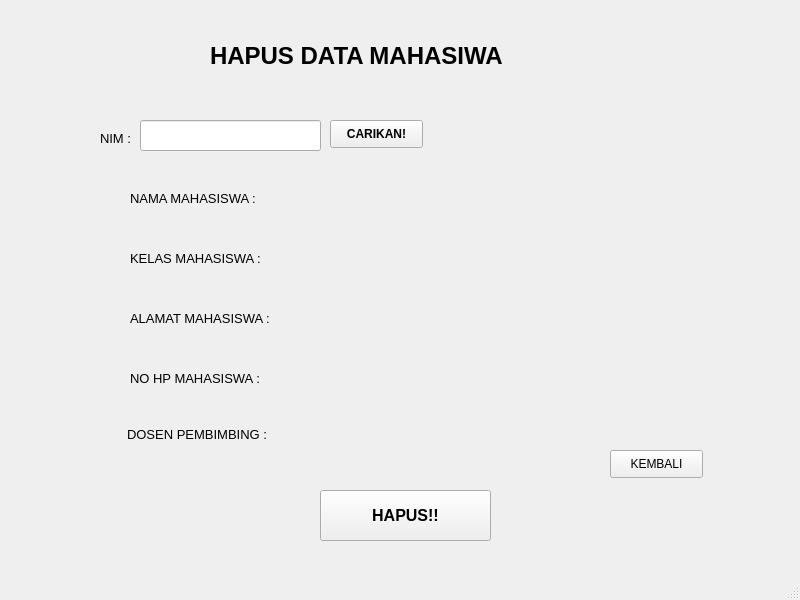
<?xml version="1.0" encoding="UTF-8"?>
<ui version="4.0">
 <class>MainWindow</class>
 <widget class="QMainWindow" name="MainWindow">
  <property name="geometry">
   <rect>
    <x>0</x>
    <y>0</y>
    <width>800</width>
    <height>600</height>
   </rect>
  </property>
  <property name="windowTitle">
   <string>MainWindow</string>
  </property>
  <widget class="QWidget" name="centralwidget">
   <widget class="QLineEdit" name="lineEdit_nim">
    <property name="geometry">
     <rect>
      <x>140</x>
      <y>120</y>
      <width>181</width>
      <height>31</height>
     </rect>
    </property>
    <property name="font">
     <font>
      <pointsize>10</pointsize>
      <weight>75</weight>
      <bold>true</bold>
     </font>
    </property>
    <property name="text">
     <string/>
    </property>
   </widget>
   <widget class="QLabel" name="label_5">
    <property name="geometry">
     <rect>
      <x>130</x>
      <y>310</y>
      <width>211</width>
      <height>16</height>
     </rect>
    </property>
    <property name="font">
     <font>
      <pointsize>10</pointsize>
     </font>
    </property>
    <property name="text">
     <string>ALAMAT MAHASISWA :</string>
    </property>
   </widget>
   <widget class="QLabel" name="label_2">
    <property name="geometry">
     <rect>
      <x>100</x>
      <y>130</y>
      <width>81</width>
      <height>16</height>
     </rect>
    </property>
    <property name="font">
     <font>
      <pointsize>10</pointsize>
     </font>
    </property>
    <property name="text">
     <string>NIM :</string>
    </property>
   </widget>
   <widget class="QLabel" name="label_4">
    <property name="geometry">
     <rect>
      <x>130</x>
      <y>250</y>
      <width>161</width>
      <height>16</height>
     </rect>
    </property>
    <property name="font">
     <font>
      <pointsize>10</pointsize>
     </font>
    </property>
    <property name="text">
     <string>KELAS MAHASISWA :</string>
    </property>
   </widget>
   <widget class="QPushButton" name="btn_hapus">
    <property name="geometry">
     <rect>
      <x>320</x>
      <y>490</y>
      <width>171</width>
      <height>51</height>
     </rect>
    </property>
    <property name="font">
     <font>
      <pointsize>12</pointsize>
      <weight>75</weight>
      <bold>true</bold>
     </font>
    </property>
    <property name="text">
     <string>HAPUS!!</string>
    </property>
   </widget>
   <widget class="QLabel" name="label">
    <property name="geometry">
     <rect>
      <x>210</x>
      <y>40</y>
      <width>411</width>
      <height>31</height>
     </rect>
    </property>
    <property name="font">
     <font>
      <pointsize>18</pointsize>
      <weight>75</weight>
      <bold>true</bold>
     </font>
    </property>
    <property name="text">
     <string>HAPUS DATA MAHASIWA</string>
    </property>
   </widget>
   <widget class="QPushButton" name="btn_cari">
    <property name="geometry">
     <rect>
      <x>330</x>
      <y>120</y>
      <width>93</width>
      <height>28</height>
     </rect>
    </property>
    <property name="font">
     <font>
      <weight>75</weight>
      <bold>true</bold>
     </font>
    </property>
    <property name="text">
     <string>CARIKAN!</string>
    </property>
   </widget>
   <widget class="QLabel" name="label_6">
    <property name="geometry">
     <rect>
      <x>130</x>
      <y>370</y>
      <width>171</width>
      <height>16</height>
     </rect>
    </property>
    <property name="font">
     <font>
      <pointsize>10</pointsize>
     </font>
    </property>
    <property name="text">
     <string>NO HP MAHASISWA :</string>
    </property>
   </widget>
   <widget class="QLabel" name="label_3">
    <property name="geometry">
     <rect>
      <x>130</x>
      <y>190</y>
      <width>161</width>
      <height>16</height>
     </rect>
    </property>
    <property name="font">
     <font>
      <pointsize>10</pointsize>
     </font>
    </property>
    <property name="text">
     <string>NAMA MAHASISWA :</string>
    </property>
   </widget>
   <widget class="QLabel" name="label_nama">
    <property name="geometry">
     <rect>
      <x>130</x>
      <y>220</y>
      <width>441</width>
      <height>18</height>
     </rect>
    </property>
    <property name="text">
     <string/>
    </property>
   </widget>
   <widget class="QLabel" name="label_kelas">
    <property name="geometry">
     <rect>
      <x>130</x>
      <y>280</y>
      <width>441</width>
      <height>23</height>
     </rect>
    </property>
    <property name="text">
     <string/>
    </property>
   </widget>
   <widget class="QLabel" name="label_alamat">
    <property name="geometry">
     <rect>
      <x>130</x>
      <y>340</y>
      <width>441</width>
      <height>22</height>
     </rect>
    </property>
    <property name="text">
     <string/>
    </property>
   </widget>
   <widget class="QLabel" name="label_nohp">
    <property name="geometry">
     <rect>
      <x>130</x>
      <y>393</y>
      <width>441</width>
      <height>23</height>
     </rect>
    </property>
    <property name="text">
     <string/>
    </property>
   </widget>
   <widget class="QPushButton" name="btn_kembali">
    <property name="geometry">
     <rect>
      <x>610</x>
      <y>450</y>
      <width>93</width>
      <height>28</height>
     </rect>
    </property>
    <property name="text">
     <string>KEMBALI</string>
    </property>
   </widget>
   <widget class="QLabel" name="label_dosen">
    <property name="geometry">
     <rect>
      <x>125</x>
      <y>448</y>
      <width>441</width>
      <height>26</height>
     </rect>
    </property>
    <property name="text">
     <string/>
    </property>
   </widget>
   <widget class="QLabel" name="label_7">
    <property name="geometry">
     <rect>
      <x>127</x>
      <y>421</y>
      <width>171</width>
      <height>26</height>
     </rect>
    </property>
    <property name="font">
     <font>
      <pointsize>10</pointsize>
     </font>
    </property>
    <property name="text">
     <string>DOSEN PEMBIMBING :</string>
    </property>
   </widget>
  </widget>
  <widget class="QMenuBar" name="menubar">
   <property name="geometry">
    <rect>
     <x>0</x>
     <y>0</y>
     <width>800</width>
     <height>26</height>
    </rect>
   </property>
  </widget>
  <widget class="QStatusBar" name="statusbar"/>
 </widget>
 <resources/>
 <connections/>
</ui>
